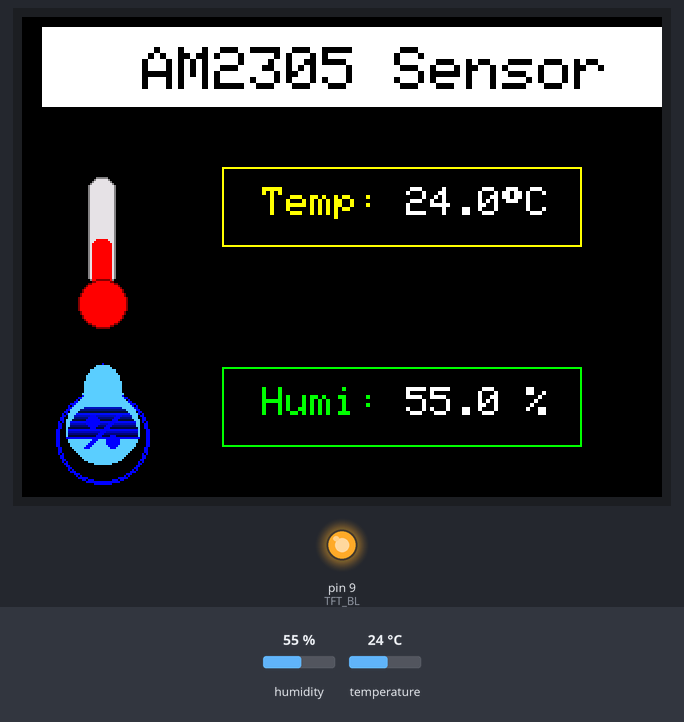
Simulated run of this sketch. Board: Arduino Mega 2560, built with avr-gcc and run on an emulated ATmega2560. Parts: 320×240 colour display, output pins drawn as LEDs (lit = HIGH). The test bench sets the inputs (shaded band); at power-on: humidity 55 %, temperature 24 °C. What the sketch prints to the serial monitor is not drawn.

Above: at 1.4 s.
1.5 s: humidity set to 22 %
At 3.4 s:
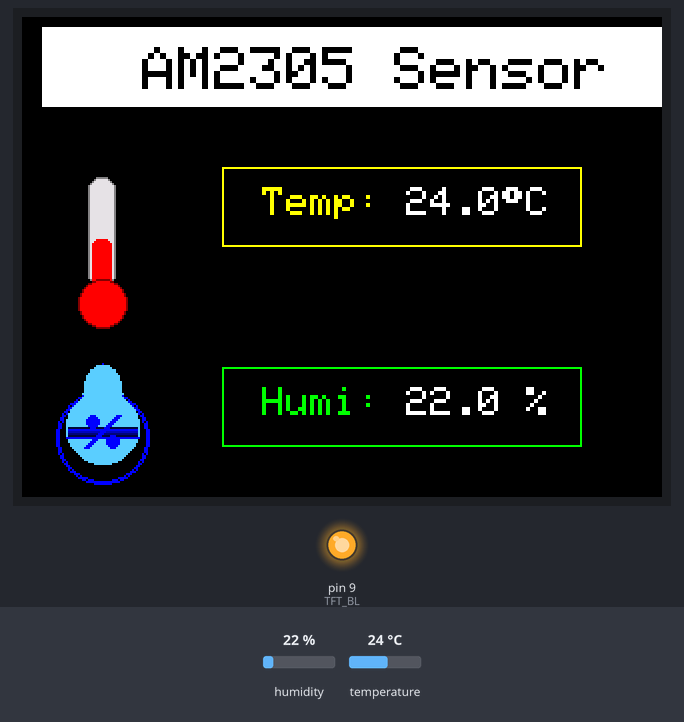
4.4 s: temperature set to 12 °C
At 5.0 s:
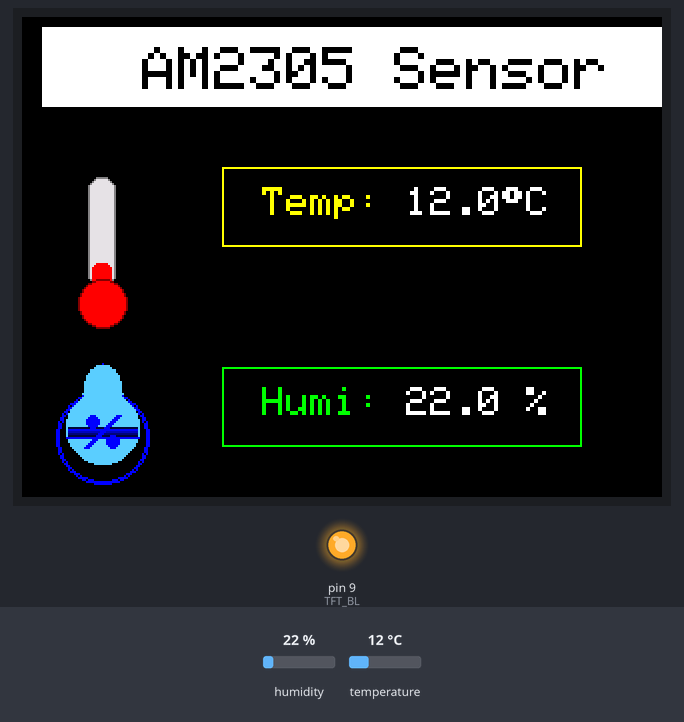
7.3 s: humidity set to 68 %
At 10.1 s:
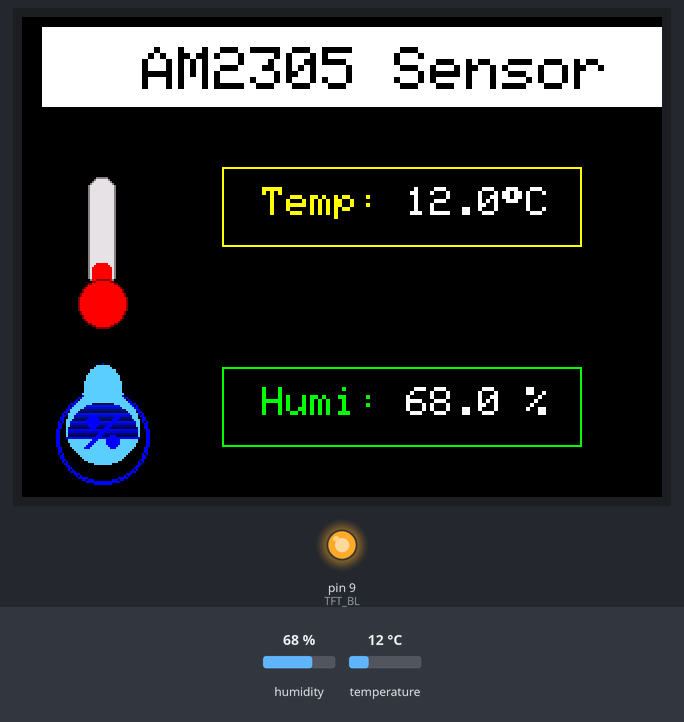
10.4 s: temperature set to 19 °C
At 11.8 s:
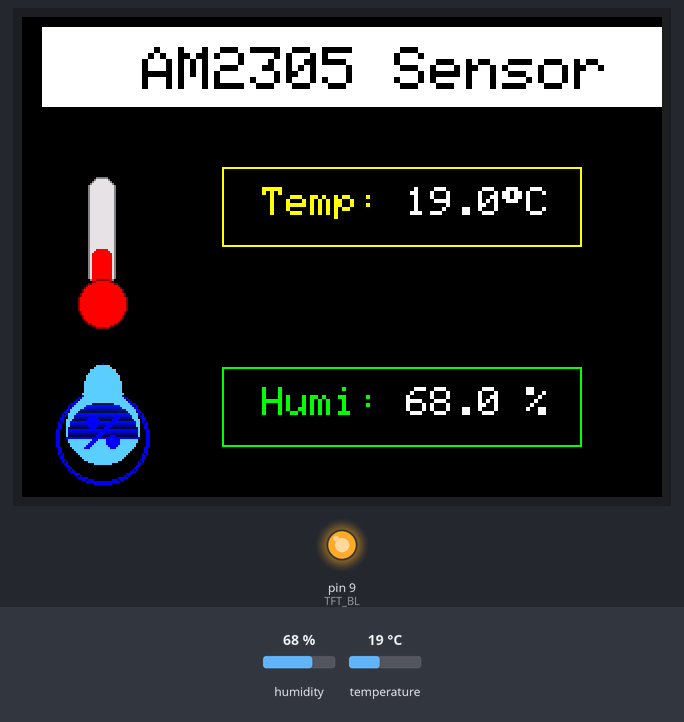
13.3 s: temperature set to 28 °C
At 16.7 s:
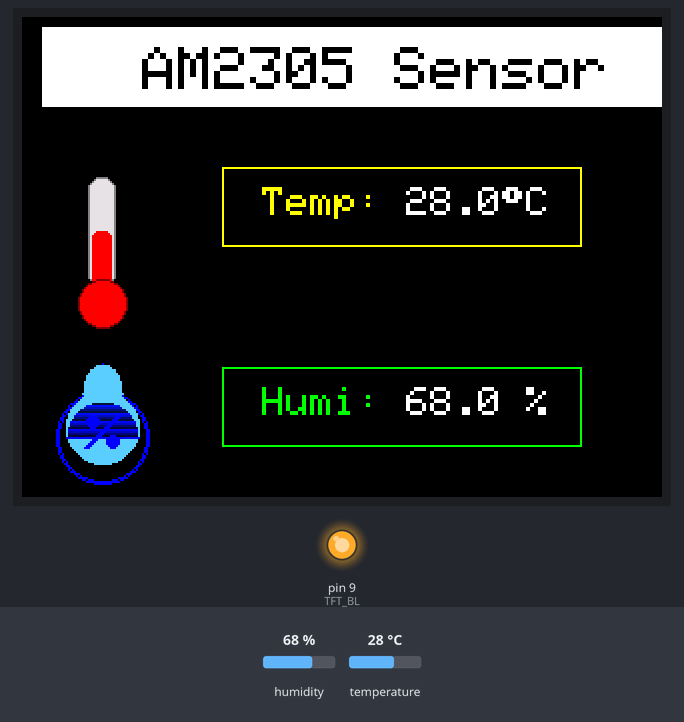
Timing chart, 0 to 17.7 s (numbered marks = the images above; inputs shaded):
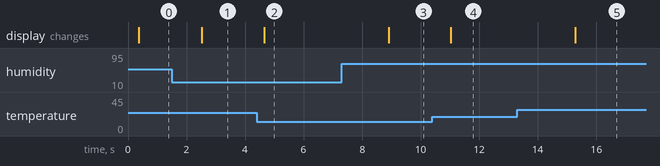

Measured:
- after the input at 1.5 s, the display: changes after 1.0 s (image 1)
- after the input at 4.4 s, the display: changes after 0.25 s (image 2)
- after the input at 7.3 s, the display: changes after 1.6 s (image 3)
- after the input at 10.4 s, the display: changes after 0.64 s (image 4)
- after the input at 13.3 s, the display: changes after 2.0 s (image 5)

The sketch:

AmTFT.ino
```cpp
#include <SPI.h>
#include <Adafruit_GFX.h>
#include <Adafruit_ST7789.h>
#include <DHT.h>

#define TFT_CS 53
#define TFT_RST 8
#define TFT_DC 7
#define TFT_BL 9

#define DHTPIN 35
#define DHTTYPE DHT22
DHT dht(DHTPIN, DHTTYPE);

Adafruit_ST7789 tft = Adafruit_ST7789(TFT_CS, TFT_DC, TFT_RST);

#define BLACK 0x0000
#define BLUE 0x001F
#define RED 0xF800
#define GREEN 0x07E0
#define CYAN 0x07FF
#define YELLOW 0xFFE0
#define WHITE 0xFFFF
#define GRAY 0x8410

float lastTemperature = -999;
float lastHumidity = -999;
bool firstDraw = true;

float dropletWave = 0;

void setup() {
  Serial.begin(9600);
  dht.begin();
  tft.init(240, 320);
  tft.setRotation(1);
  tft.fillScreen(BLACK);
  pinMode(TFT_BL, OUTPUT);
  digitalWrite(TFT_BL, HIGH);
}

void loop() {
  float humidity = dht.readHumidity();
  float temperature = dht.readTemperature();

  if (isnan(humidity) || isnan(temperature)) {
    Serial.println("Sensor read failed!");
    tft.fillScreen(BLACK);
    tft.setCursor(20, 120);
    tft.setTextColor(RED);
    tft.setTextSize(2);
    tft.print("Sensor Read Error!");
    delay(2000);
    return;
  }

  if (firstDraw) {
    tft.fillScreen(BLACK);
    tft.fillRect(10, 5, 310, 40, WHITE);
    tft.setCursor(60, 15);
    tft.setTextColor(BLACK);
    tft.setTextSize(3);
    tft.print("AM2305 Sensor");
    tft.drawRect(100, 75, 180, 40, YELLOW);
    tft.drawRect(100, 175, 180, 40, GREEN);
    drawAnimatedThermometer(40, 135, 70, temperature);
    drawAnimatedHumidityDrop(40, 210, 40, humidity);
    drawTemperatureText(temperature);
    drawHumidityText(humidity);
    lastTemperature = temperature;
    lastHumidity = humidity;
    firstDraw = false;
  }

  if (abs(temperature - lastTemperature) >= 0.1) {
    drawAnimatedThermometer(40, 135, 70, temperature);
    drawTemperatureText(temperature);
    lastTemperature = temperature;
  }

  if (abs(humidity - lastHumidity) >= 1.0) {
    drawAnimatedHumidityDrop(40, 210, 40, humidity);
    drawHumidityText(humidity);
    lastHumidity = humidity;
  }

  Serial.print("Temperature: ");
  Serial.print(temperature);
  Serial.print(" °C, Humidity: ");
  Serial.print(humidity);
  Serial.println(" %");

  delay(300);
}

void drawTemperatureText(float temperature) {
  static float lastDrawnTemp = -999;
  if (abs(temperature - lastDrawnTemp) < 0.1) return;
  tft.fillRect(120, 80, 100, 20, BLACK);
  tft.setCursor(120, 85);
  tft.setTextColor(YELLOW);
  tft.setTextSize(2);
  tft.print("Temp: ");
  tft.setTextColor(WHITE);
  tft.print(temperature, 1);
  tft.write(247);
  tft.print("C");
  lastDrawnTemp = temperature;
}

void drawHumidityText(float humidity) {
  static float lastDrawnHum = -999;
  if (abs(humidity - lastDrawnHum) < 1.0) return;
  tft.fillRect(120, 180, 100, 20, BLACK);
  tft.setCursor(120, 185);
  tft.setTextColor(GREEN);
  tft.setTextSize(2);
  tft.print("Humi: ");
  tft.setTextColor(WHITE);
  tft.print(humidity, 1);
  tft.print(" %");
  lastDrawnHum = humidity;
}

void drawAnimatedThermometer(int x, int y, int height, float temp) {
  int level = map((int)temp, 0, 50, 0, height - 20);
  tft.fillRect(x - 20, y - height - 20, 50, height + 40, BLACK);
  int tubeWidth = 14;
  int tubeHeight = height - 15;
  tft.fillRoundRect(x - tubeWidth / 2, y - tubeHeight, tubeWidth, tubeHeight, 6, 0xE71C);
  tft.drawRoundRect(x - tubeWidth / 2, y - tubeHeight, tubeWidth, tubeHeight, 6, GRAY);
  if (level > 0) {
    tft.fillRoundRect(x - 5, y - level, 10, level, 3, RED);
  }
  tft.fillCircle(x, y + 8, 12, RED);
  tft.drawCircle(x, y + 8, 12, 0x8000);
}

void drawAnimatedHumidityDrop(int x, int y, int height, float hum) {
  int level = map((int)hum, 0, 100, 0, height - 10);
  tft.fillRect(x - 30, y - height - 10, 60, height + 25, BLACK);
  drawTeardropOutline(x, y, 22, BLUE);
  tft.fillCircle(x, y - 5, 18, 0x5E7F);
  if (level > 0) {
    dropletWave += 3;
    if (dropletWave >= 360) dropletWave = 0;
    int waveOffset = sin(dropletWave * PI / 180.0) * 2;
    for (int i = 0; i < level; i++) {
      int waterY = y - i;
      int radius = sqrt(324 - (waterY - y) * (waterY - y));
      if (radius > 0 && waterY <= y) {
        uint16_t waterColor = 0x001F + (i * 8);
        if (waterColor > 0x5E7F) waterColor = 0x5E7F;
        tft.drawLine(x - radius, waterY + waveOffset, x + radius, waterY + waveOffset, waterColor);
      }
    }
  }
  drawPercentageSymbol(x, y - 3);
}

void drawTeardropOutline(int x, int y, int radius, uint16_t color) {
  tft.drawCircle(x, y, radius, color);
  tft.drawCircle(x, y, radius + 1, color);
  int topHeight = 15;
  int topWidth = 10;
  for (int i = 0; i <= topWidth; i++) {
    int h = topHeight * sqrt(1 - (i * i) / float(topWidth * topWidth));
    tft.drawPixel(x + i, y - radius - h, color);
    tft.drawPixel(x - i, y - radius - h, color);
  }
  for (int i = 0; i < topHeight; i++) {
    int w = topWidth * sqrt(1 - (i * i) / float(topHeight * topHeight));
    tft.drawLine(x - w, y - radius - i, x + w, y - radius - i, 0x5E7F);
  }
}

void drawPercentageSymbol(int x, int y) {
  uint16_t symbolColor = BLUE;
  tft.fillCircle(x - 5, y - 5, 3, symbolColor);
  tft.fillCircle(x + 5, y + 5, 3, symbolColor);
  for (int i = -1; i <= 1; i++) {
    tft.drawLine(x - 8 + i, y + 8, x + 8 + i, y - 8, symbolColor);
  }
}
```
